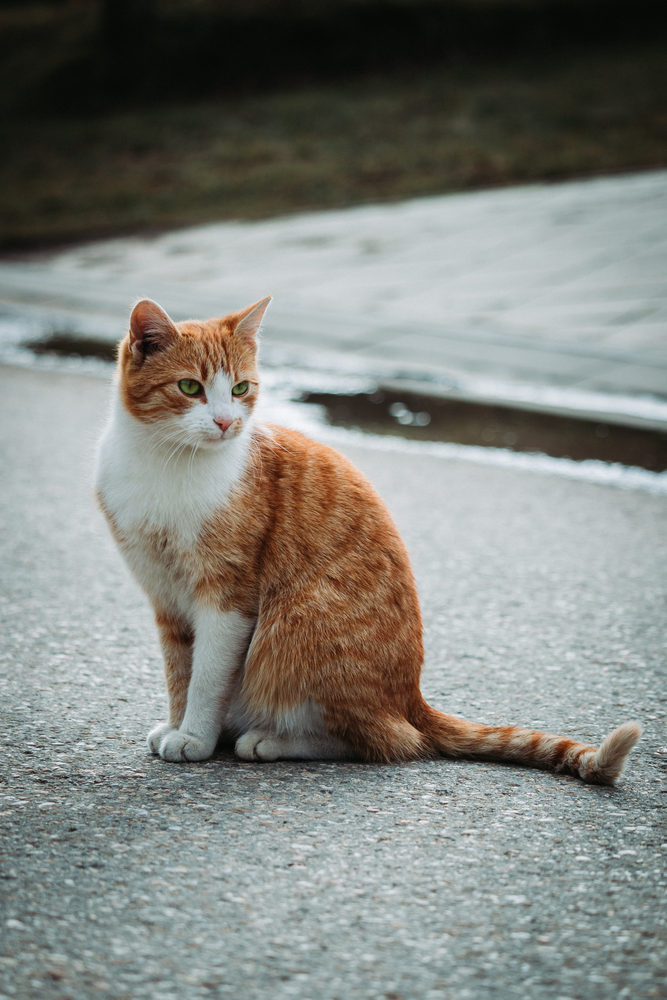
#> input picture BEGINNER LEVEL TASK/Image to Pencil Sketch with Python/cat.png, 667 x 1000 px, shrunk from 3832 x 5748 before the run
$ jupyter execute 'Image to Pencil Sketch with Python.ipynb'   (shell and % lines are left out)
#> lines starting #> are read from the running program, lines starting #| are printed output that depends on the picture
# Image to Pencil Sketch with Python

## Step-1:  Importing required libraries

[cell 1]
import cv2
import matplotlib.pyplot as plt

## Step-2:  Loading the image

[cell 2]
cat_image = cv2.imread('cat.png')
#> cat_image is the input picture: shape (1000, 667, 3); mean B, G, R 124.4, 129.7, 127.6

[cell 3]
# creating a function for showing image in notebook
def show_image(image):
    plt.figure(dpi=150)
    rgb_img = cv2.cvtColor(image, cv2.COLOR_BGR2RGB) # this converts it into RGB
    plt.imshow(rgb_img)
    plt.axis('Off')
    plt.show()

show_image(cat_image)


#cv2.imshow('image',shinchan_image)
#cv2.waitKey(0)

## Step-3: Converting an image into gray_scale image

[cell 4]
gray_image = cv2.cvtColor(cat_image, cv2.COLOR_BGR2GRAY)
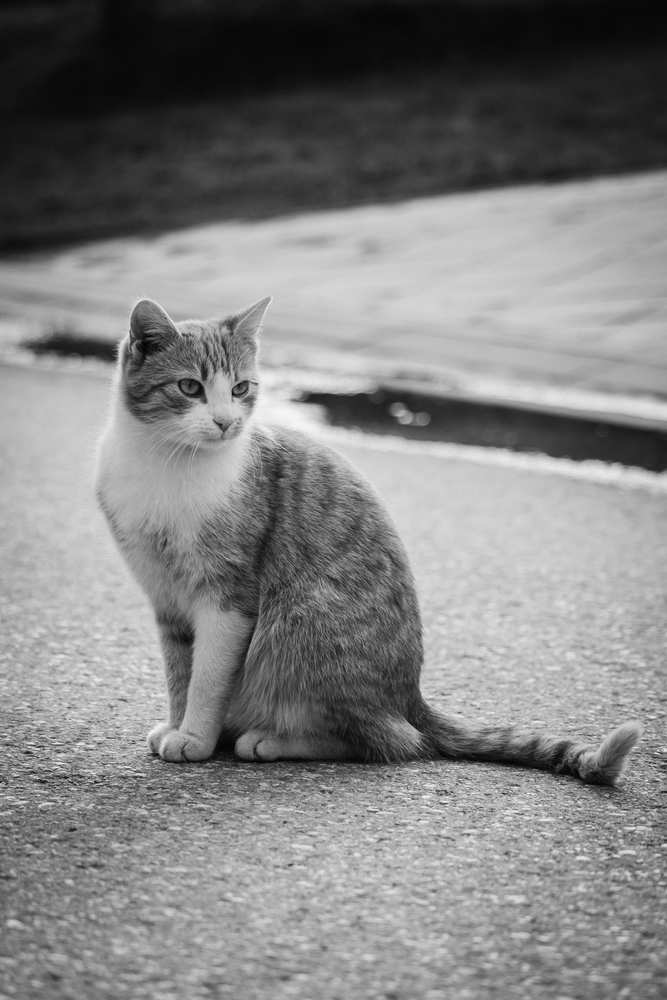
#> gray_image: shape (1000, 667); min 2, max 248, mean 128.5

show_image(gray_image)

#cv2.imshow('image',gray_image)
#cv2.waitKey(0)

## Step-4: Inverting the image

[cell 5]
inverted_image = cv2.bitwise_not(gray_image)
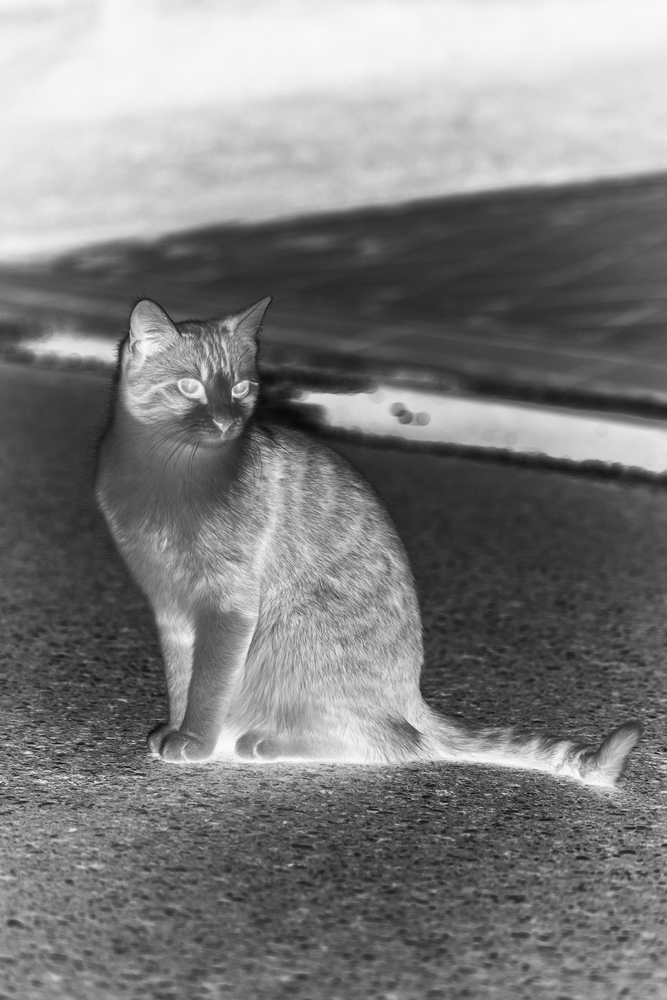
#> inverted_image: shape (1000, 667); min 7, max 253, mean 126.5

show_image(inverted_image)

#cv2.imshow('image',sketch_image)
#cv2.waitKey(0)

## Step-5: Smoothing the image

[cell 6]
img_smoothing = cv2.GaussianBlur(inverted_image, (41, 41),sigmaX=0, sigmaY=0)
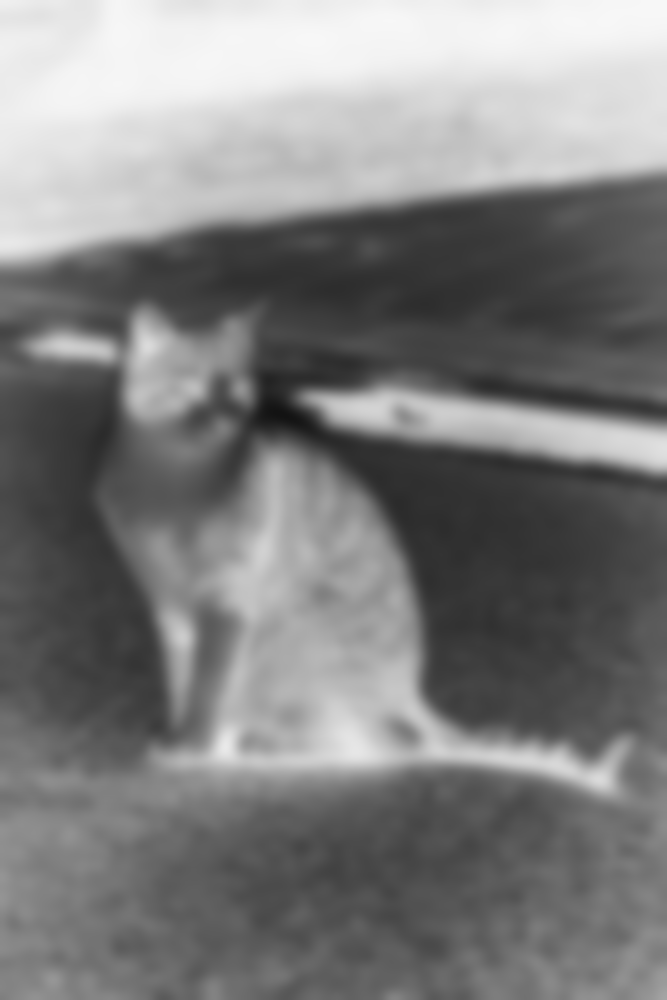
#> img_smoothing: shape (1000, 667); min 19, max 247, mean 126.5
show_image(img_smoothing)

#cv2.imshow('image',sketch_image)
#cv2.waitKey(0)

### Step-6: Obtaining the final sketch

[cell 7]
sketch_image = cv2.divide(gray_image, 255 - img_smoothing, scale=256.0)
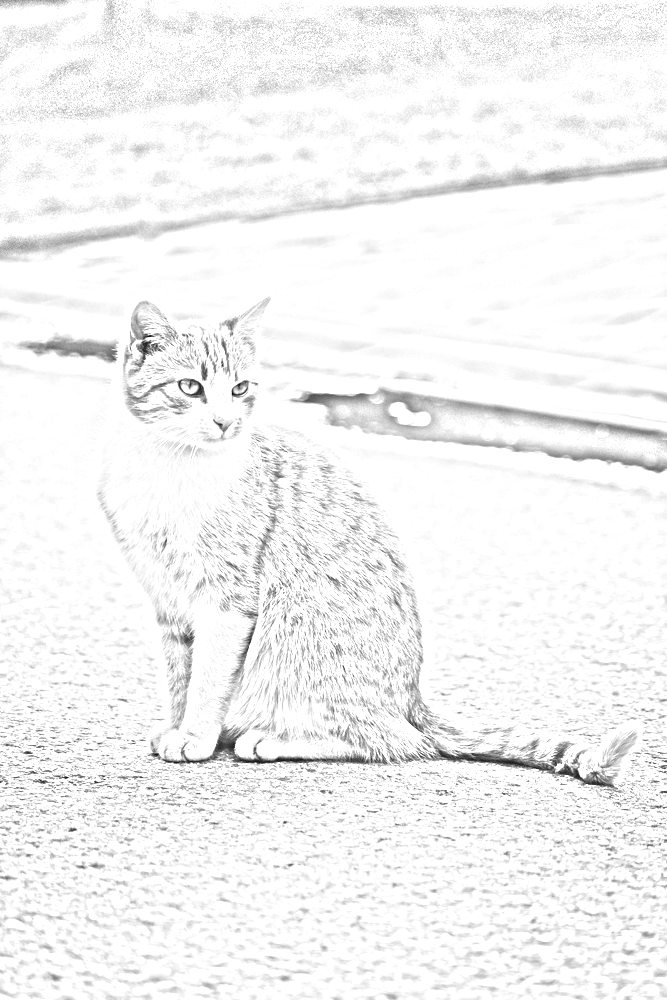
#> sketch_image: shape (1000, 667); min 9, max 255, mean 243.8
show_image(sketch_image)

#cv2.imshow('image',sketch_image)
#cv2.waitKey(0)
